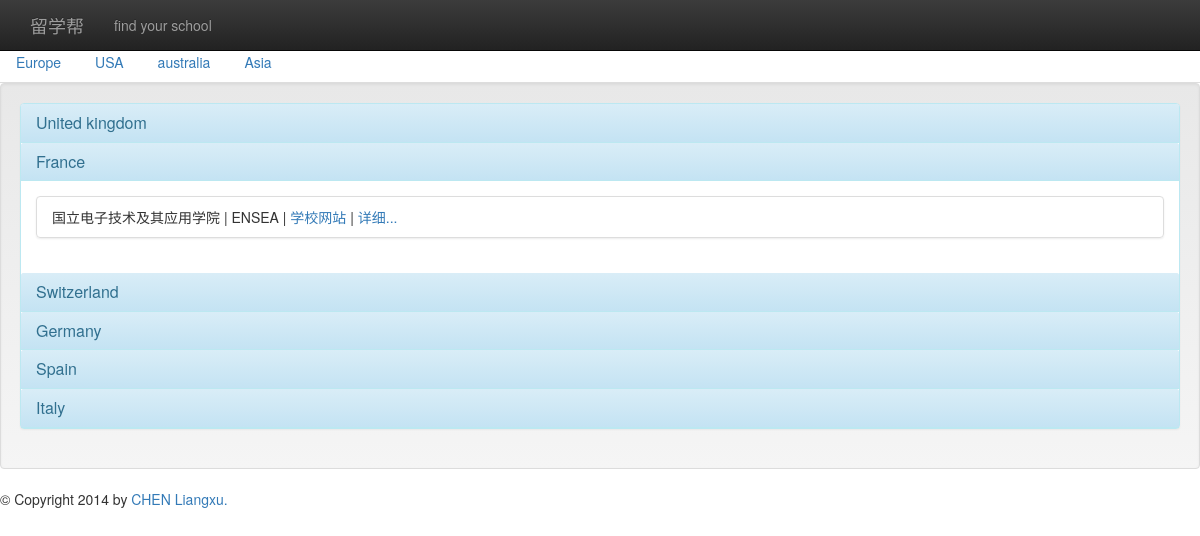
The app's page /place/europe/, older data.
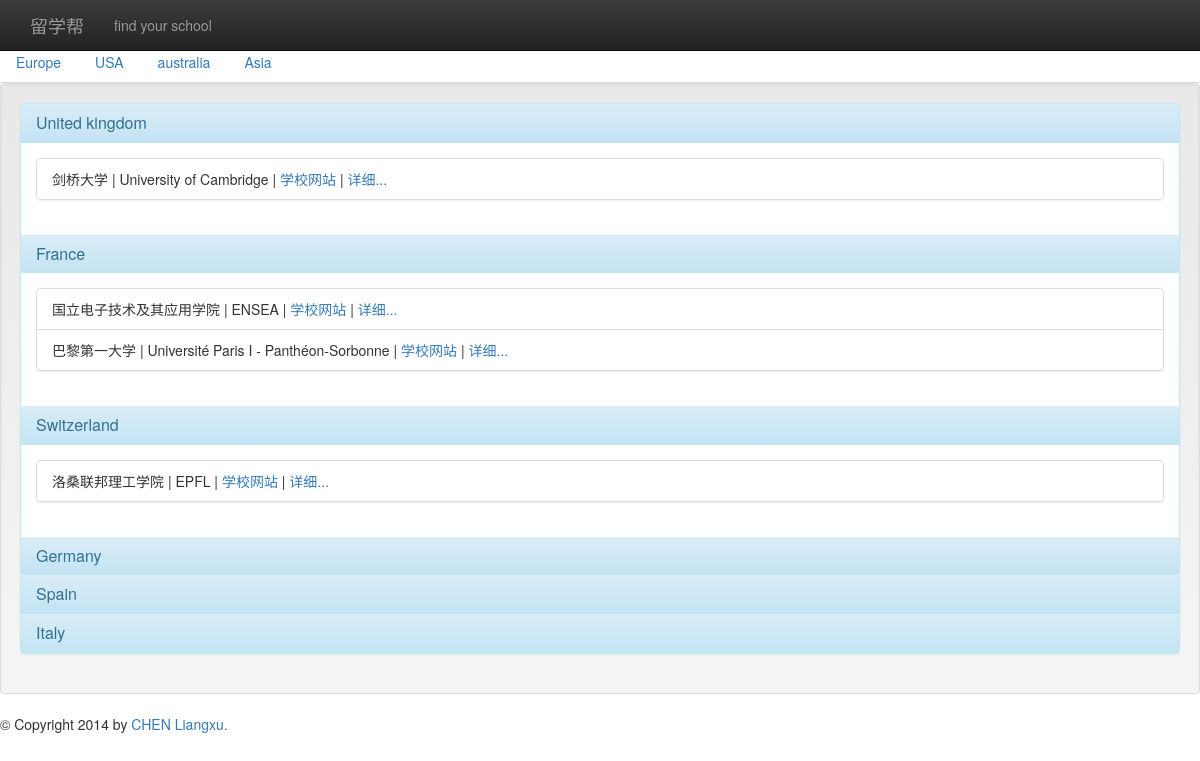
The same page, newer data.
### student/models.py (models this page shows, shortened)
class School(models.Model):
    name_local = models.CharField(max_length=200, null=True)
    name_cn = models.CharField(max_length=200)
    adress = models.CharField(max_length=200, null=True)
    country = models.CharField(max_length=2,
                               choices=constant.COUNTRY_CHOICES,
                               null=True)
    city = models.CharField(max_length=50, null=True)
    code_postal = models.CharField(max_length=10, null=True)
    site = models.CharField(max_length=200, null=True)
    is_active = models.BooleanField(default=False)
    detail = models.TextField()

### student/views.py (the view)
# urls.py: url(r'^place/(?P<para>\w+)/$', 'student.views.school_list_by_place', name='school'),
def school_list_by_place(request, para='europe'):
    content = {}
    content['schools'] = {}
    countrys = constant.LIST_COUNTRY[para]
    full_name_country = []
    for country in countrys:
        full_name_country.append((country, constant.COUNTRY_NAME[country]))
        schools = School.objects.filter(country=country)
        if schools:
            content['schools'][country] = schools
    content['countrys'] = full_name_country
    return render(request, 'school.html', content)

### student/views.py (called while the page is built)
@register.filter
def get_item(dictionary, key):
    return dictionary.get(key)

### student/templates/school.html (shortened to what this page needs)
{% extends "base.html" %}
{% block nav %}
<ul class="nav navbar-nav">
<li><a href="#">find your school</a></li>
</ul>
{% endblock %}
{% block content %}
    <ul class="nav nav-tabs" role="tablist" id="feature-tab">
        <li ><a href="{% url 'school' 'europe' %}" >Europe</a></li>
        <li><a href="{% url 'school' 'american' %}" >USA</a></li>
        <li><a href="{% url 'school' 'australia' %}" >australia</a></li>
        <li><a href="{% url 'school' 'asia' %}" >Asia</a></li>
    </ul>
    <div class="tab-content">
        <div class="tab-pane active" id="tab-edu">
			<div class="well">
	        	<div class="panel panel-info">
	        	{% for country in countrys %}
		        	<div class="panel-heading">
					    <h3 class="panel-title">{{ country.1 }}</h3>
					</div>
					{% if schools|get_item:country.0 %}
					<div class="panel-body">
					  	<ul class="list-group">
		        	    {% for school in schools|get_item:country.0 %}
					  	<li class="list-group-item"> {{school.name_cn}} | {{ school.name_local }} | <a href="{{ school.site}}">学校网站</a> | <a href="{% url 'school_detail' school.id %}">详细...</a></li>
					  	 {% endfor %}
					  	</ul>
					  </div>
					 {% endif %}
				{% endfor %}
				</div>
			</div>
        </div>
    </div>
{% endblock %}

Row changes from the older to the newer data that the page shows:
added School: name_cn "剑桥大学", name_local "University of Cambridge", shown under "United kingdom"
added School: name_cn "巴黎第一大学", name_local "Université Paris I - Panthéon-Sorbonne", shown under "France"
added School: name_cn "洛桑联邦理工学院", name_local "EPFL", shown under "Switzerland"
